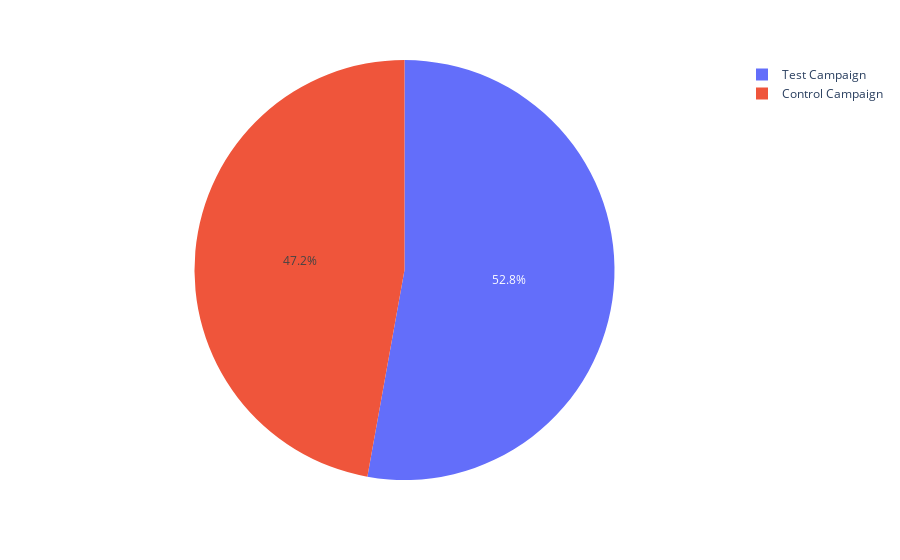

Notebook source saved alongside this figure:
### Code cell
px.pie(data_frame=control_test, names="Campaign Name", values="Spend [USD]")

### Figure 1 — Plotly figure (JSON) as saved in the notebook; plotly's stock layout.template omitted (floating-point values rounded to 4 significant figures)
{"data": [{"domain": {"x": [0, 1], "y": [0, 1]}, "hovertemplate": "Campaign Name=%{label}<br>Spend [USD]=%{value}<extra></extra>", "labels": ["Control Campaign", "Control Campaign", "Control Campaign", "Control Campaign", "Control Campaign", "Control Campaign", "Control Campaign", "Control Campaign", "Control Campaign", "Control Campaign", "Control Campaign", "Control Campaign", "Control Campaign", "Control Campaign", "Control Campaign", "Control Campaign", "Control Campaign", "Control Campaign", "Control Campaign", "Control Campaign", "Control Campaign", "Control Campaign", "Control Campaign", "Control Campaign", "Control Campaign", "Control Campaign", "Control Campaign", "Control Campaign", "Control Campaign", "Control Campaign", "Test Campaign", "Test Campaign", "Test Campaign", "Test Campaign", "Test Campaign", "Test Campaign", "Test Campaign", "Test Campaign", "Test Campaign", "Test Campaign", "Test Campaign", "Test Campaign", "Test Campaign", "Test Campaign", "Test Campaign", "Test Campaign", "Test Campaign", "Test Campaign", "Test Campaign", "Test Campaign", "Test Campaign", "Test Campaign", "Test Campaign", "Test Campaign", "Test Campaign", "Test Campaign", "Test Campaign", "Test Campaign", "Test Campaign", "Test Campaign"], "legendgroup": "", "name": "", "showlegend": true, "type": "pie", "values": [2280, 1757, 2343, 1940, 1835, 3083, 2544, 1900, 2813, 2149, 2490, 2319, 2697, 1875, 2774, 2024, 2177, 1876, 2596, 2675, 1803, 2939, 2496, 1892, 1962, 2233, 2061, 2421, 2375, 2324, 3008, 2542, 2365, 2710, 2297, 2458, 2838, 2916, 2652, 2790, 2420, 2831, 1972, 2537, 2516, 3076, 1968, 1979, 2626, 2712, 3112, 2899, 2407, 2078, 2928, 2311, 2915, 2247, 2805, 1977]}], "layout": {"legend": {"tracegroupgap": 0}, "margin": {"t": 60}}}
